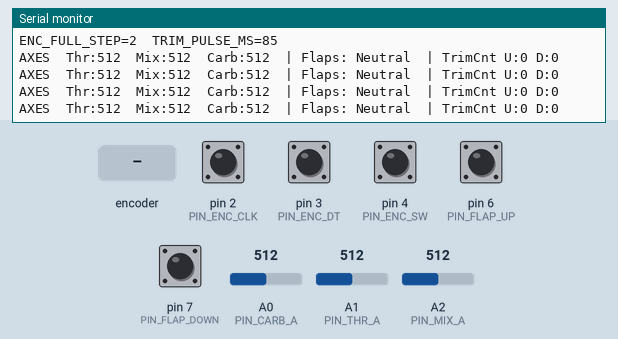
Bench run of a sketch on a simulated Arduino Leonardo, built with avr-gcc and run on an emulated ATmega32U4. On the bench: the last lines printed to the serial monitor. The test bench sets the inputs (shaded band); at power-on: pin 2 (PIN_ENC_CLK), pin 3 (PIN_ENC_DT), pin 4 (PIN_ENC_SW), pin 6 (PIN_FLAP_UP), pin 7 (PIN_FLAP_DOWN) HIGH, A0 (PIN_CARB_A) = 512, A1 (PIN_THR_A) = 512, A2 (PIN_MIX_A) = 512. USB keyboard and mouse output is not drawn.

Above: at 1.2 s.
1.3 s: rotary encoder on pin 2 (PIN_ENC_CLK) / pin 3 (PIN_ENC_DT) turned 1 step (first pin leading)
At 1.5 s:
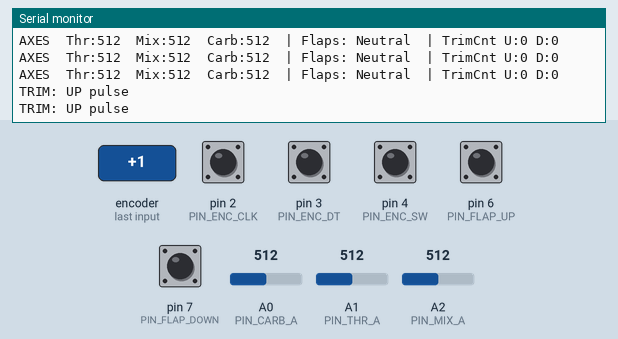
3.0 s: pin 4 (PIN_ENC_SW) pulled LOW for 0.15 s
At 3.26 s:
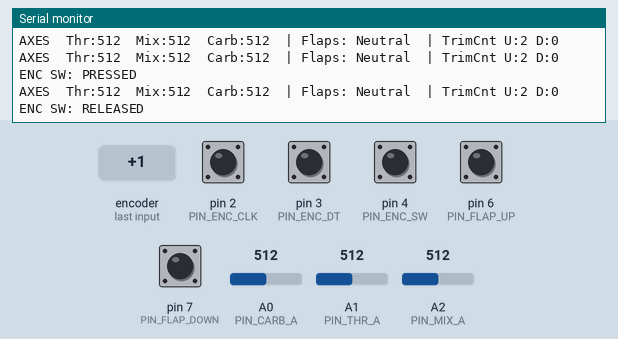
4.6 s: A0 (PIN_CARB_A) set to 0
At 4.7 s:
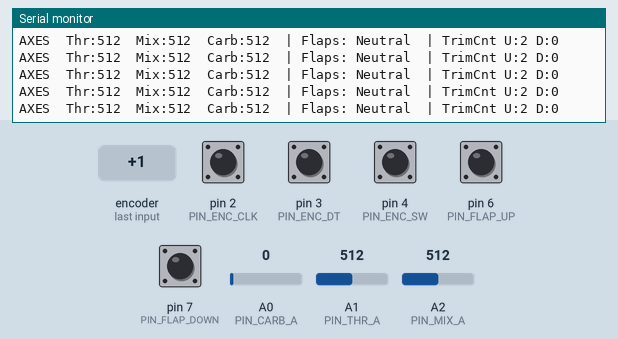
7.6 s: pin 6 (PIN_FLAP_UP) pulled LOW for 0.15 s
At 7.73 s:
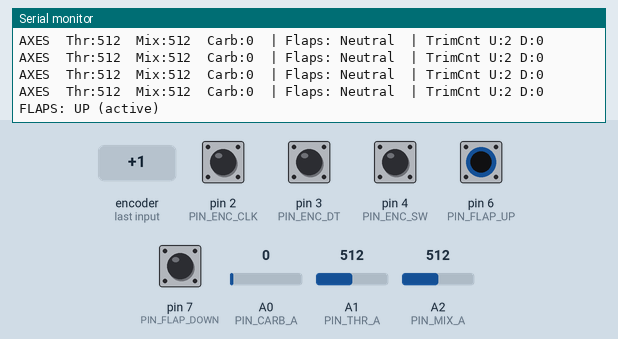
9.2 s: pin 7 (PIN_FLAP_DOWN) pulled LOW for 0.15 s
At 9.5 s:
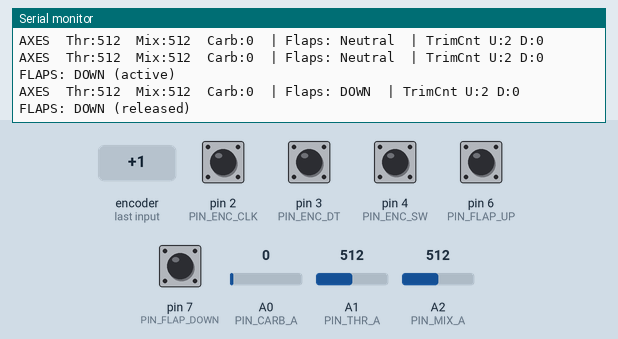
10.8 s: pin 6 (PIN_FLAP_UP) pulled LOW for 1 s
At 11.23 s:
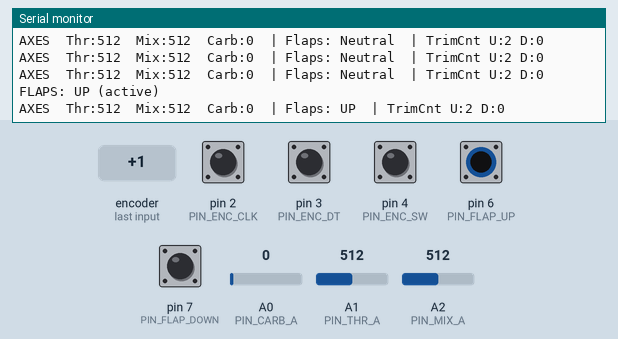

Measured:
- after the input at 1.3 s, the serial monitor: prints a new line at once (image 1)
- after the input at 3.0 s, the serial monitor: prints a new line at once (image 2)
- after the input at 7.6 s, the serial monitor: prints a new line at once (image 4)
- after the input at 9.2 s, the serial monitor: prints a new line at once (image 5)
- after the input at 10.8 s, the serial monitor: prints a new line at once (image 6)

The sketch:

throttle-control-debug.ino
```cpp
/*
  Leonardo HID: Throttle/Mixture/CarbHeat + Flaps + Trim Encoder (DEBUG)
  - Adds Serial prints for: axes, trim pulses (UP/DOWN), encoder direction,
    encoder press, and flaps UP/DOWN.
*/

#include <Joystick.h>

// ---------------- User options ----------------
const uint16_t TRIM_PULSE_MS   = 85; // length of each trim button pulse
const int8_t   ENC_FULL_STEP   = 2;  // fragments per detent (try 2 or 4 as needed)

// Set to 1 to invert an axis if your mechanics are reversed
const uint8_t INVERT_THR  = 0;
const uint8_t INVERT_MIX  = 0;
const uint8_t INVERT_CARB = 0;

// Debug print rate (ms)
const uint16_t DEBUG_PRINT_MS = 250;

// ---------------- Pin map ----------------
const uint8_t PIN_CARB_A = A0;
const uint8_t PIN_THR_A  = A1;
const uint8_t PIN_MIX_A  = A2;

const uint8_t PIN_FLAP_UP   = 6;  // SPDT momentary to GND when active
const uint8_t PIN_FLAP_DOWN = 7;

const uint8_t PIN_ENC_CLK = 2;    // encoder A
const uint8_t PIN_ENC_DT  = 3;    // encoder B
const uint8_t PIN_ENC_SW  = 4;    // encoder push (to GND when pressed)

// ---------------- HID descriptor ----------------
Joystick_ Joystick(
  JOYSTICK_DEFAULT_REPORT_ID,
  JOYSTICK_TYPE_JOYSTICK,
  5, 0,               // 5 buttons, 0 hats
  true, true, true,   // X,Y,Z axes
  false,false,false,  // Rx,Ry,Rz
  false,false,false,  // Rudder,Throttle,Accelerator
  false,false         // Brake,Steering
);

// Button indices
const uint8_t BTN_TRIM_DOWN = 0;
const uint8_t BTN_TRIM_UP   = 1;
const uint8_t BTN_TRIM_PUSH = 2;
const uint8_t BTN_FLAPS_UP  = 3;
const uint8_t BTN_FLAPS_DOWN= 4;

// ---------------- Robust quadrature decoder ----------------
static uint8_t encPrev = 0;    // previous 2-bit state
static int8_t  encAcc  = 0;    // accumulate +/- fragments
const int8_t encTrans[16] = {
  0, -1, +1,  0,
 +1,  0,  0, -1,
 -1,  0,  0, +1,
  0, +1, -1,  0
};

uint32_t trimPulseEndUp   = 0;
uint32_t trimPulseEndDown = 0;

// Debug counters/state
long dbgTrimUpCount = 0, dbgTrimDownCount = 0;
uint8_t lastSW = HIGH;
uint8_t lastFlapsUp = HIGH, lastFlapsDown = HIGH;
uint32_t lastPrint = 0;

void setup() {
  Serial.begin(115200);
  delay(50);
  Serial.println(F("=== C150 Throttle+Trim (DEBUG) ==="));
  Serial.println(F("Pins: THR=A1  MIX=A2  CARB=A0  ENC: CLK=D2 DT=D3 SW=D4  FLAPS: UP=D6 DOWN=D7"));
  Serial.print(F("ENC_FULL_STEP=")); Serial.print(ENC_FULL_STEP);
  Serial.print(F("  TRIM_PULSE_MS=")); Serial.println(TRIM_PULSE_MS);

  // Digital inputs
  pinMode(PIN_FLAP_UP,   INPUT_PULLUP);
  pinMode(PIN_FLAP_DOWN, INPUT_PULLUP);

  pinMode(PIN_ENC_CLK, INPUT_PULLUP);
  pinMode(PIN_ENC_DT,  INPUT_PULLUP);
  pinMode(PIN_ENC_SW,  INPUT_PULLUP);

  // Analog inputs
  pinMode(PIN_CARB_A, INPUT);
  pinMode(PIN_THR_A,  INPUT);
  pinMode(PIN_MIX_A,  INPUT);

  // Seed encoder state
  encPrev = ((digitalRead(PIN_ENC_CLK) ? 1 : 0) << 1) |
            (digitalRead(PIN_ENC_DT)  ? 1 : 0);

  // HID ranges & start
  Joystick.setXAxisRange(0,1023);
  Joystick.setYAxisRange(0,1023);
  Joystick.setZAxisRange(0,1023);
  Joystick.begin();
}

void loop() {
  const uint32_t now = millis();

  // -------- Axes --------
  int thr  = analogRead(PIN_THR_A);
  int mix  = analogRead(PIN_MIX_A);
  int carb = analogRead(PIN_CARB_A);

  if (INVERT_THR)  thr  = 1023 - thr;
  if (INVERT_MIX)  mix  = 1023 - mix;
  if (INVERT_CARB) carb = 1023 - carb;

  Joystick.setXAxis(thr);
  Joystick.setYAxis(mix);
  Joystick.setZAxis(carb);

  // -------- Encoder (robust quadrature) --------
  uint8_t a = digitalRead(PIN_ENC_CLK) ? 1 : 0;
  uint8_t b = digitalRead(PIN_ENC_DT)  ? 1 : 0;
  uint8_t curr = (a << 1) | b;

  encAcc += encTrans[(encPrev << 2) | curr];
  encPrev = curr;

  if (encAcc >= ENC_FULL_STEP) {
    encAcc = 0;
    Joystick.setButton(BTN_TRIM_UP, 1);
    trimPulseEndUp = now + TRIM_PULSE_MS;
    dbgTrimUpCount++;
    Serial.println(F("TRIM: UP pulse"));
  } else if (encAcc <= -ENC_FULL_STEP) {
    encAcc = 0;
    Joystick.setButton(BTN_TRIM_DOWN, 1);
    trimPulseEndDown = now + TRIM_PULSE_MS;
    dbgTrimDownCount++;
    Serial.println(F("TRIM: DOWN pulse"));
  }

  // Release pulses
  if (trimPulseEndUp && now >= trimPulseEndUp)   { Joystick.setButton(BTN_TRIM_UP, 0);   trimPulseEndUp=0; }
  if (trimPulseEndDown && now >= trimPulseEndDown){ Joystick.setButton(BTN_TRIM_DOWN, 0); trimPulseEndDown=0; }

  // Encoder push (held)
  uint8_t sw = digitalRead(PIN_ENC_SW);
  Joystick.setButton(BTN_TRIM_PUSH, sw == LOW);
  if (sw != lastSW) {
    Serial.print(F("ENC SW: ")); Serial.println(sw==LOW ? F("PRESSED") : F("RELEASED"));
    lastSW = sw;
  }

  // -------- Flaps (held) --------
  uint8_t flUp = digitalRead(PIN_FLAP_UP);
  uint8_t flDn = digitalRead(PIN_FLAP_DOWN);
  Joystick.setButton(BTN_FLAPS_UP,   flUp==LOW);
  Joystick.setButton(BTN_FLAPS_DOWN, flDn==LOW);

  if (flUp != lastFlapsUp) {
    Serial.print(F("FLAPS: ")); Serial.println(flUp==LOW ? F("UP (active)") : F("UP (released)"));
    lastFlapsUp = flUp;
  }
  if (flDn != lastFlapsDown) {
    Serial.print(F("FLAPS: ")); Serial.println(flDn==LOW ? F("DOWN (active)") : F("DOWN (released)"));
    lastFlapsDown = flDn;
  }

  // -------- Periodic status --------
  if (now - lastPrint >= DEBUG_PRINT_MS) {
    Serial.print(F("AXES  Thr:"));  Serial.print(thr);
    Serial.print(F("  Mix:"));      Serial.print(mix);
    Serial.print(F("  Carb:"));     Serial.print(carb);

    Serial.print(F("  | Flaps: "));
    if (flUp==LOW)      Serial.print(F("UP"));
    else if (flDn==LOW) Serial.print(F("DOWN"));
    else                Serial.print(F("Neutral"));

    Serial.print(F("  | TrimCnt U:")); Serial.print(dbgTrimUpCount);
    Serial.print(F(" D:"));             Serial.print(dbgTrimDownCount);
    Serial.println();

    lastPrint = now;
  }

  // Keep loop responsive & USB happy
  delay(2);
}
```
